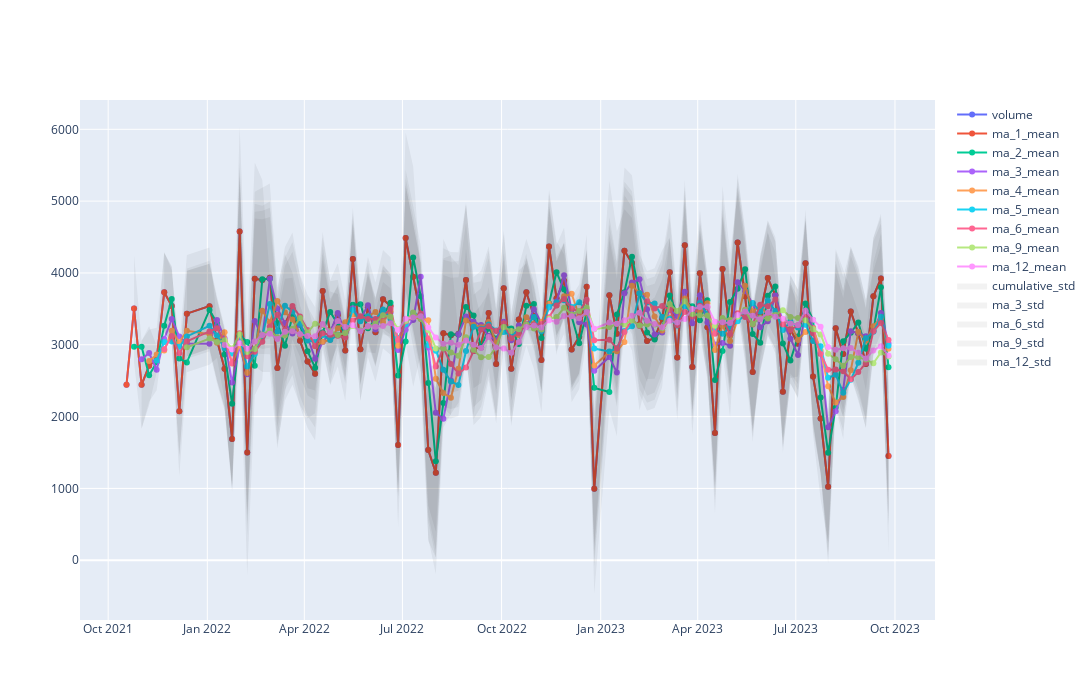
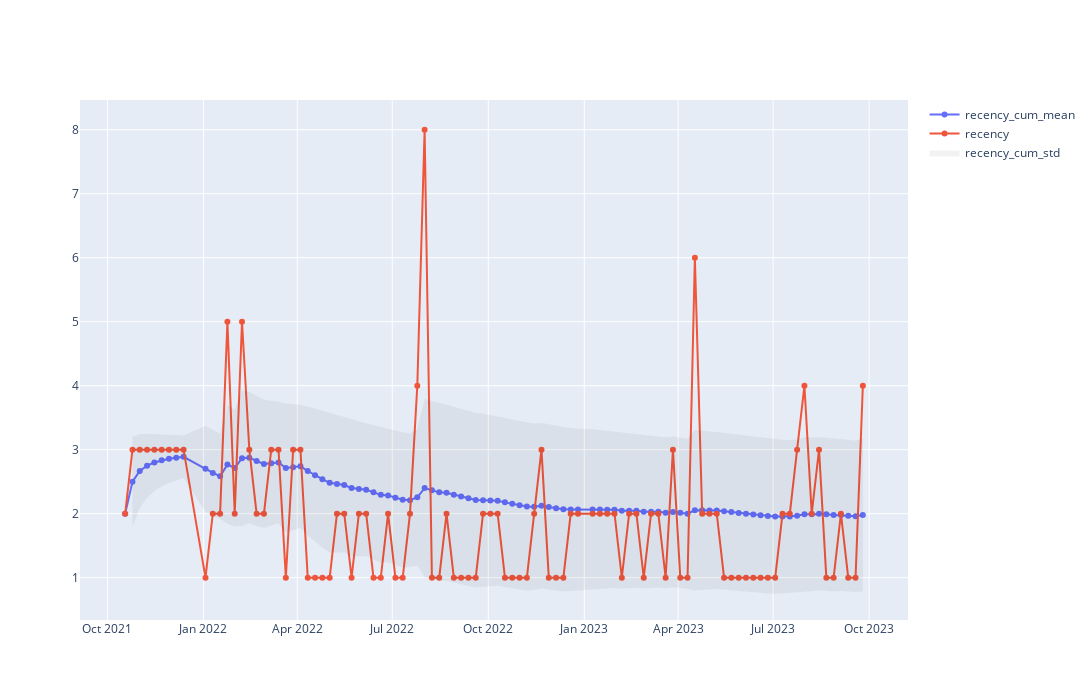
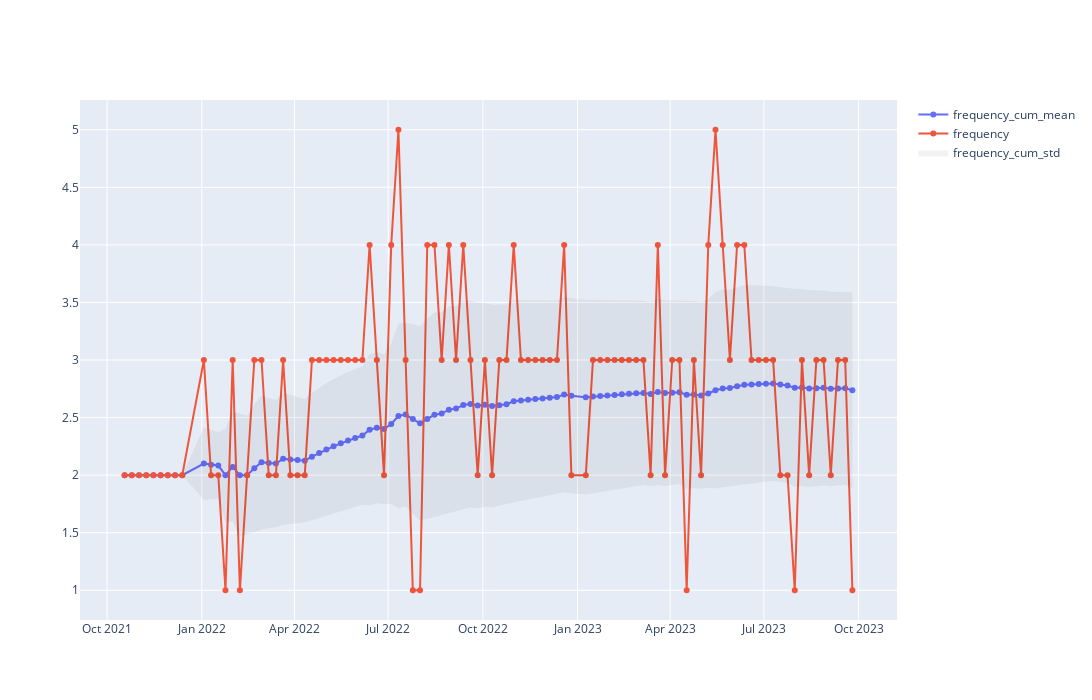
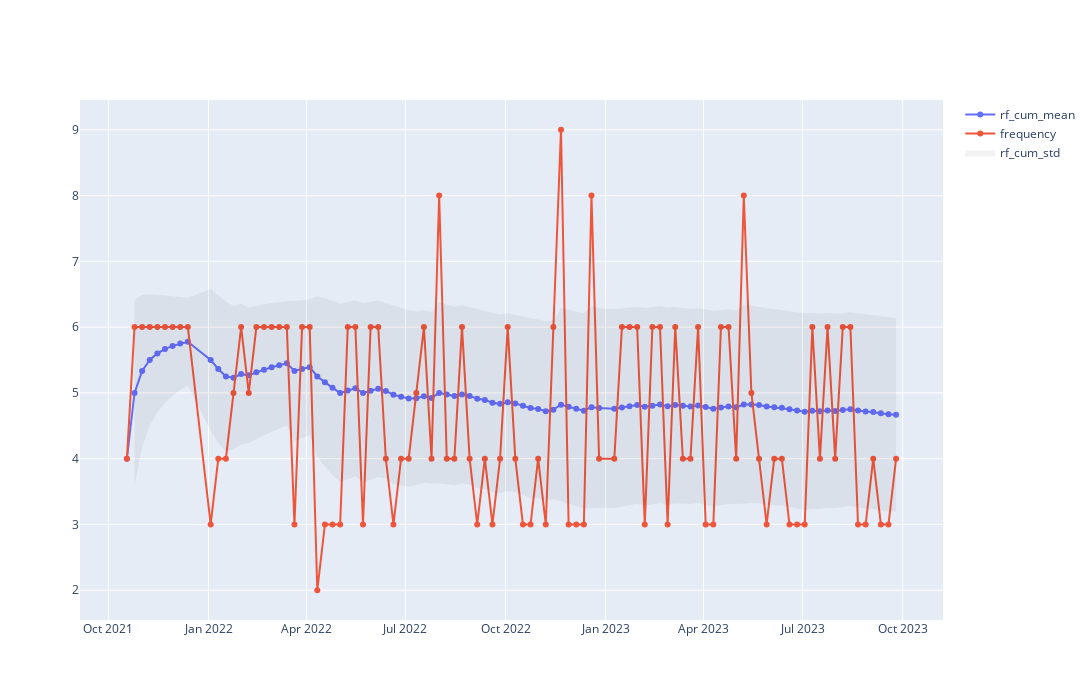

Notebook code cell kept with these figures, in order:
### Code cell
multiplier = 1
traces = [
    go.Scatter(x=df_res['DATE'], y=df_res['volume'], mode='lines+markers', name='volume'),
    go.Scatter(x=df_res['DATE'], y=df_res['ma_1_mean'], mode='lines+markers', name='ma_1_mean'),
    go.Scatter(x=df_res['DATE'], y=df_res['ma_2_mean'], mode='lines+markers', name='ma_2_mean'),
    go.Scatter(x=df_res['DATE'], y=df_res['ma_3_mean'], mode='lines+markers', name='ma_3_mean'),
    go.Scatter(x=df_res['DATE'], y=df_res['ma_4_mean'], mode='lines+markers', name='ma_4_mean'),
    go.Scatter(x=df_res['DATE'], y=df_res['ma_5_mean'], mode='lines+markers', name='ma_5_mean'),
    go.Scatter(x=df_res['DATE'], y=df_res['ma_6_mean'], mode='lines+markers', name='ma_6_mean'),
    go.Scatter(x=df_res['DATE'], y=df_res['ma_9_mean'], mode='lines+markers', name='ma_9_mean'),
    go.Scatter(x=df_res['DATE'], y=df_res['ma_12_mean'], mode='lines+markers', name='ma_12_mean'),


    go.Scatter(
            x=df_res['DATE'].tolist() + df_res['DATE'].iloc[::-1].tolist(),
            y=  (df_res['volume'] + multiplier * df_res['cumulative_std'] ).tolist()  + (df_res['volume'] - multiplier * df_res['cumulative_std'] ).iloc[::-1].tolist(),
            fill='toself',
            fillcolor='rgba(0,0,0,0.05)',  # Light shade of gray with some transparency
            line=dict(color='rgba(255,255,255,0)'), 
            name='cumulative_std'
    ),
    
    go.Scatter(
            x=df_res['DATE'].tolist() + df_res['DATE'].iloc[::-1].tolist(),
            y=  (df_res['volume'] + multiplier * df_res['ma_3_std'] ).tolist()  + (df_res['volume'] - multiplier * df_res['ma_3_std'] ).iloc[::-1].tolist(),
            fill='toself',
            fillcolor='rgba(0,0,0,0.05)',  # Light shade of gray with some transparency
            line=dict(color='rgba(255,255,255,0)'), 
            name='ma_3_std'
    ),

    go.Scatter(
            x=df_res['DATE'].tolist() + df_res['DATE'].iloc[::-1].tolist(),
            y=  (df_res['volume'] + multiplier * df_res['ma_6_std'] ).tolist()  + (df_res['volume'] - multiplier * df_res['ma_6_std'] ).iloc[::-1].tolist(),
            fill='toself',
            fillcolor='rgba(0,0,0,0.05)',  # Light shade of gray with some transparency
            line=dict(color='rgba(255,255,255,0)'), 
            name='ma_6_std'
    ),

    go.Scatter(
            x=df_res['DATE'].tolist() + df_res['DATE'].iloc[::-1].tolist(),
            y=  (df_res['volume'] + multiplier * df_res['ma_9_std'] ).tolist()  + (df_res['volume'] - multiplier * df_res['ma_9_std'] ).iloc[::-1].tolist(),
            fill='toself',
            fillcolor='rgba(0,0,0,0.05)',  # Light shade of gray with some transparency
            line=dict(color='rgba(255,255,255,0)'), 
            name='ma_9_std'
    ),

    go.Scatter(
            x=df_res['DATE'].tolist() + df_res['DATE'].iloc[::-1].tolist(),
            y=  (df_res['volume'] + multiplier * df_res['ma_12_std'] ).tolist()  + (df_res['volume'] - multiplier * df_res['ma_12_std'] ).iloc[::-1].tolist(),
            fill='toself',
            fillcolor='rgba(0,0,0,0.05)',  # Light shade of gray with some transparency
            line=dict(color='rgba(255,255,255,0)'), 
            name='ma_12_std'
    ),
    
]
fig = go.Figure(data=traces)
fig.update_layout(
    autosize=False,
    width=1800,
    height=700,
)

fig.show()

# recency
traces =[
    go.Scatter(x=df_res['DATE'], y=df_res['recency_cum_mean'], mode='lines+markers', name='recency_cum_mean'),
    go.Scatter(x=df_res['DATE'], y=df_res['recency'], mode='lines+markers', name='recency'),
    go.Scatter(
            x=df_res['DATE'].tolist() + df_res['DATE'].iloc[::-1].tolist(),
            y=  (df_res['recency_cum_mean'] + multiplier * df_res['recency_cum_std'] ).tolist()  + (df_res['recency_cum_mean'] - multiplier * df_res['recency_cum_std'] ).iloc[::-1].tolist(),
            fill='toself',
            fillcolor='rgba(0,0,0,0.05)',  # Light shade of gray with some transparency
            line=dict(color='rgba(255,255,255,0)'), 
            name='recency_cum_std'
    ),
]


fig = go.Figure(data=traces)
fig.update_layout(
    autosize=False,
    width=1800,
    height=700,
)

fig.show()

# frequency
traces =[
    go.Scatter(x=df_res['DATE'], y=df_res['frequency_cum_mean'], mode='lines+markers', name='frequency_cum_mean'),
    go.Scatter(x=df_res['DATE'], y=df_res['frequency'], mode='lines+markers', name='frequency'),
    go.Scatter(
            x=df_res['DATE'].tolist() + df_res['DATE'].iloc[::-1].tolist(),
            y=  (df_res['frequency_cum_mean'] + multiplier * df_res['frequency_cum_std'] ).tolist()  + (df_res['frequency_cum_mean'] - multiplier * df_res['frequency_cum_std'] ).iloc[::-1].tolist(),
            fill='toself',
            fillcolor='rgba(0,0,0,0.05)',  # Light shade of gray with some transparency
            line=dict(color='rgba(255,255,255,0)'), 
            name='frequency_cum_std'
    ),
]



fig = go.Figure(data=traces)
fig.update_layout(
    autosize=False,
    width=1800,
    height=700,
)

fig.show()

# rf
traces =[
    go.Scatter(x=df_res['DATE'], y=df_res['rf_cum_mean'], mode='lines+markers', name='rf_cum_mean'),
    go.Scatter(x=df_res['DATE'], y=df_res['rf'], mode='lines+markers', name='frequency'),
    go.Scatter(
            x=df_res['DATE'].tolist() + df_res['DATE'].iloc[::-1].tolist(),
            y=  (df_res['rf_cum_mean'] + multiplier * df_res['rf_cum_std'] ).tolist()  + (df_res['rf_cum_mean'] - multiplier * df_res['rf_cum_std'] ).iloc[::-1].tolist(),
            fill='toself',
            fillcolor='rgba(0,0,0,0.05)',  # Light shade of gray with some transparency
            line=dict(color='rgba(255,255,255,0)'), 
            name='rf_cum_std'
    ),
]



fig = go.Figure(data=traces)
fig.update_layout(
    autosize=False,
    width=1800,
    height=700,
)

fig.show()
